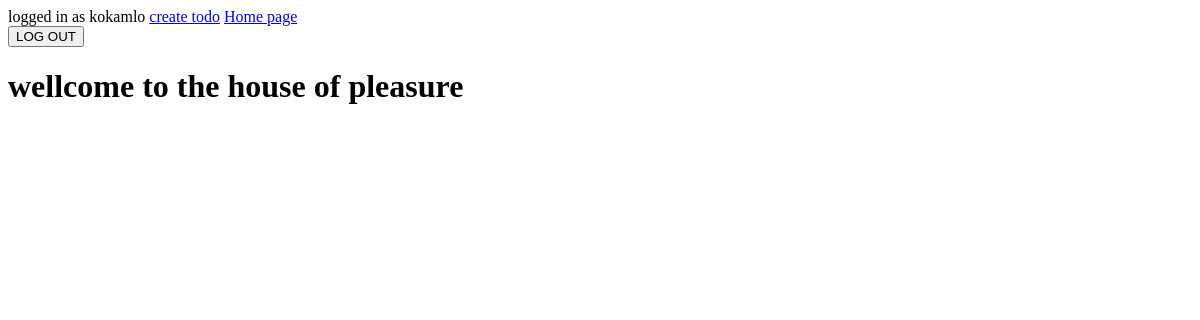
Before: /current/ (signed in) with the older database file.
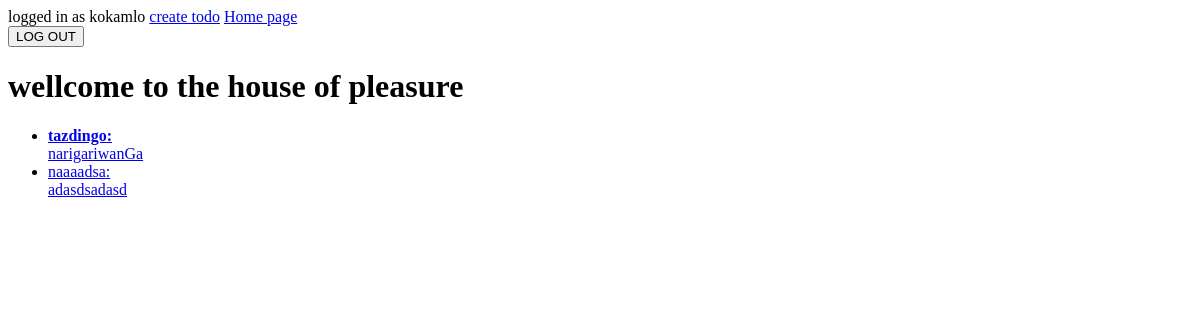
After: the same page with the newer database file.
### todo/models.py (models this page shows, shortened)
class Todo(models.Model):
    title = models.CharField(max_length=140)
    desc = models.TextField(blank=True)
    createdate = models.DateTimeField(auto_now_add=True)
    compeliteddate = models.DateTimeField(null=True , blank=True)
    checkimportant = models.BooleanField(default=False)
    user = models.ForeignKey(User,on_delete=models.CASCADE)

### todo/views.py (the view)
# urls.py: path('current/', views.currenttodos, name="currenttodos"),
def currenttodos(request):
    todos = Todo.objects.filter(user=request.user, compeliteddate__isnull=True)
    return render(request, 'todo/currenttodos.html', {'todos': todos})

### todo/templates/todo/currenttodos.html
{% extends 'todo/base.html' %}
{% block content %}
<h1> wellcome to the house of pleasure </h1>
<ul>
 {% for i in todos %}
 <li>
    <a href="{% url 'viewtodo' i.id %}">
    {% if i.checkimportant %}<b>{% endif %} {{ i.title }}:
    {% if i.checkimportant %}</b>{% endif %}
    {% if i.desc %}<br>{{ i.desc }} {% endif %}
    </a>
 </li>
 {% endfor %}
</ul>
{% endblock %}

### todo/templates/todo/base.html (shortened to what this page needs)
{% if user.is_authenticated %}
logged in as {{ user.username}}
<a href="{% url 'createtodo' %}">create todo</a>
<a href="{% url 'currenttodos' %}">Home page</a>
<form action="{% url 'logoutuser' %}" method="POST">
<button type="submit"> LOG OUT </button>
</form>
{% else %}
<a href="{% url 'loginuser' %}">login</a>
<a href="{% url 'signupuser' %}">sing up</a>
{% endif %}
{% block content %} {% endblock %}

Changed rows visible on the page:
added Todo: title "tazdingo", desc "narigariwanGa"
added Todo: title "naaaadsa", desc "adasdsadasd"
